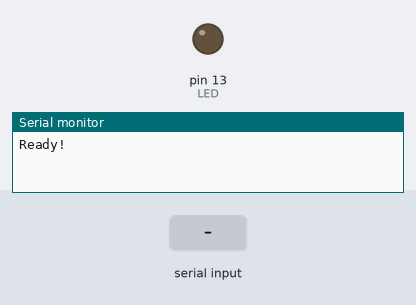
Bench run of a sketch on a simulated Arduino Uno, built with avr-gcc and run on an emulated ATmega328P. On the bench: output pins drawn as LEDs (lit = HIGH), the last lines printed to the serial monitor. The inputs (shaded band) are chosen by the test bench.

Above: at 1.2 s.
1.3 s: "1" received over the second serial link
At 2.2 s:
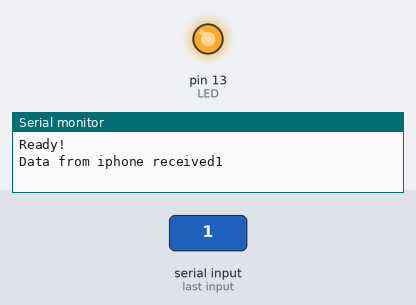
2.8 s: "0" received over the second serial link
At 3.3 s:
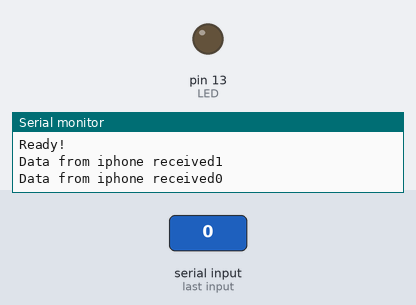
Timing chart, 0 to 5.8 s (numbered marks = the images above; inputs shaded):
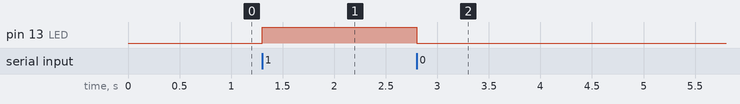

Measured:
- after the input at 1.3 s, pin 13 (LED): LOW → HIGH at once
- after the input at 2.8 s, pin 13 (LED): HIGH → LOW at once

The sketch:

bluetooth.ino
```cpp
#include <SoftwareSerial.h>

int LED = 13;

int RX = 10;
int TX = 11;

char data = 0;
SoftwareSerial mySerial(RX,TX); // (10, 11)


void setup() {

  pinMode(LED, OUTPUT);  // Sets digital pin 13 as output for LED

  Serial.begin(9600);   // Sets baud for serial data transmission
  mySerial.begin(9600); // A different serial that allows for different pins assignment

  Serial.println("Ready!");
}

/*
 * Serial uses communication on pins Tx/Rx
 */

void loop() {

/*

  if (Serial.available()) {     // Send data only when you receive data

      data = Serial.read();         // Read the incoming data & store into data

      Serial.print(data);           // Print Value inside data in Serial monitor
      Serial.print("\n");


      if (data == '1')
         digitalWrite(13, HIGH);
      else if (data == '0')
         digitalWrite(13, LOW);


   }
   */


   if (mySerial.available()) {    // Check if any bytes are available - received

      Serial.print("Data from iphone received");

      data = mySerial.read();  // my serial reads in data from port
      Serial.println(data);


      if (data == '1')
         digitalWrite(LED, HIGH);
      else if(data == '0')
         digitalWrite(LED, LOW);


   }
}
```
